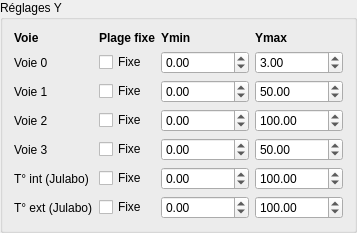
             <widget class="QGroupBox" name="groupYRanges">
              <property name="title">
               <string>Réglages Y</string>
              </property>
              <layout class="QGridLayout" name="gridYRanges">
               <item row="0" column="0">
                <widget class="QLabel" name="lblHdrYVoie">
                 <property name="text">
                  <string>&lt;b&gt;Voie&lt;/b&gt;</string>
                 </property>
                </widget>
               </item>
               <item row="0" column="1">
                <widget class="QLabel" name="lblHdrFixed">
                 <property name="text">
                  <string>&lt;b&gt;Plage fixe&lt;/b&gt;</string>
                 </property>
                </widget>
               </item>
               <item row="0" column="2">
                <widget class="QLabel" name="lblHdrYmin">
                 <property name="text">
                  <string>&lt;b&gt;Ymin&lt;/b&gt;</string>
                 </property>
                </widget>
               </item>
               <item row="0" column="3">
                <widget class="QLabel" name="lblHdrYmax">
                 <property name="text">
                  <string>&lt;b&gt;Ymax&lt;/b&gt;</string>
                 </property>
                </widget>
               </item>
               <item row="1" column="0">
                <widget class="QLabel" name="lblVoie0">
                 <property name="text">
                  <string>Voie 0</string>
                 </property>
                </widget>
               </item>
               <item row="1" column="1">
                <widget class="QCheckBox" name="chkYFix0">
                 <property name="text">
                  <string>Fixe</string>
                 </property>
                </widget>
               </item>
               <item row="1" column="2">
                <widget class="QDoubleSpinBox" name="spinYMin0">
                 <property name="decimals">
                  <number>2</number>
                 </property>
                 <property name="minimum">
                  <double>-1000000.000000000000000</double>
                 </property>
                 <property name="maximum">
                  <double>1000000.000000000000000</double>
                 </property>
                 <property name="value">
                  <double>0.000000000000000</double>
                 </property>
                </widget>
               </item>
               <item row="1" column="3">
                <widget class="QDoubleSpinBox" name="spinYMax0">
                 <property name="decimals">
                  <number>2</number>
                 </property>
                 <property name="minimum">
                  <double>-1000000.000000000000000</double>
                 </property>
                 <property name="maximum">
                  <double>1000000.000000000000000</double>
                 </property>
                 <property name="value">
                  <double>3.000000000000000</double>
                 </property>
                </widget>
               </item>
               <item row="2" column="0">
                <widget class="QLabel" name="lblVoie1">
                 <property name="text">
                  <string>Voie 1</string>
                 </property>
                </widget>
               </item>
               <item row="2" column="1">
                <widget class="QCheckBox" name="chkYFix1">
                 <property name="text">
                  <string>Fixe</string>
                 </property>
                </widget>
               </item>
               <item row="2" column="2">
                <widget class="QDoubleSpinBox" name="spinYMin1">
                 <property name="decimals">
                  <number>2</number>
                 </property>
                 <property name="minimum">
                  <double>-1000000.000000000000000</double>
                 </property>
                 <property name="maximum">
                  <double>1000000.000000000000000</double>
                 </property>
                 <property name="value">
                  <double>0.000000000000000</double>
                 </property>
                </widget>
               </item>
               <item row="2" column="3">
                <widget class="QDoubleSpinBox" name="spinYMax1">
                 <property name="decimals">
                  <number>2</number>
                 </property>
                 <property name="minimum">
                  <double>-1000000.000000000000000</double>
                 </property>
                 <property name="maximum">
                  <double>1000000.000000000000000</double>
                 </property>
                 <property name="value">
                  <double>50.000000000000000</double>
                 </property>
                </widget>
               </item>
               <item row="3" column="0">
                <widget class="QLabel" name="lblVoie2">
                 <property name="text">
                  <string>Voie 2</string>
                 </property>
                </widget>
               </item>
               <item row="3" column="1">
                <widget class="QCheckBox" name="chkYFix2">
                 <property name="text">
                  <string>Fixe</string>
                 </property>
                </widget>
               </item>
               <item row="3" column="2">
                <widget class="QDoubleSpinBox" name="spinYMin2">
                 <property name="decimals">
                  <number>2</number>
                 </property>
                 <property name="minimum">
                  <double>-1000000.000000000000000</double>
                 </property>
                 <property name="maximum">
                  <double>1000000.000000000000000</double>
                 </property>
                 <property name="value">
                  <double>0.000000000000000</double>
                 </property>
                </widget>
               </item>
               <item row="3" column="3">
                <widget class="QDoubleSpinBox" name="spinYMax2">
                 <property name="decimals">
                  <number>2</number>
                 </property>
                 <property name="minimum">
                  <double>-1000000.000000000000000</double>
                 </property>
                 <property name="maximum">
                  <double>1000000.000000000000000</double>
                 </property>
                 <property name="value">
                  <double>100.000000000000000</double>
                 </property>
                </widget>
               </item>
               <item row="4" column="0">
                <widget class="QLabel" name="lblVoie3">
                 <property name="text">
                  <string>Voie 3</string>
                 </property>
                </widget>
               </item>
               <item row="4" column="1">
                <widget class="QCheckBox" name="chkYFix3">
                 <property name="text">
                  <string>Fixe</string>
                 </property>
                </widget>
               </item>
               <item row="4" column="2">
                <widget class="QDoubleSpinBox" name="spinYMin3">
                 <property name="decimals">
                  <number>2</number>
                 </property>
                 <property name="minimum">
                  <double>-1000000.000000000000000</double>
                 </property>
                 <property name="maximum">
                  <double>1000000.000000000000000</double>
                 </property>
                 <property name="value">
                  <double>0.000000000000000</double>
                 </property>
                </widget>
               </item>
               <item row="4" column="3">
                <widget class="QDoubleSpinBox" name="spinYMax3">
                 <property name="decimals">
                  <number>2</number>
                 </property>
                 <property name="minimum">
                  <double>-1000000.000000000000000</double>
                 </property>
                 <property name="maximum">
                  <double>1000000.000000000000000</double>
                 </property>
                 <property name="value">
                  <double>50.000000000000000</double>
                 </property>
                </widget>
               </item>
               <item row="5" column="0">
                <widget class="QLabel" name="lblVoieTint">
                 <property name="text">
                  <string>T° int (Julabo)</string>
                 </property>
                </widget>
               </item>
               <item row="5" column="1">
                <widget class="QCheckBox" name="chkYFixTint">
                 <property name="text">
                  <string>Fixe</string>
                 </property>
                </widget>
               </item>
               <item row="5" column="2">
                <widget class="QDoubleSpinBox" name="spinYMinTint">
                 <property name="decimals">
                  <number>2</number>
                 </property>
                 <property name="minimum">
                  <double>-1000000.000000000000000</double>
                 </property>
                 <property name="maximum">
                  <double>1000000.000000000000000</double>
                 </property>
                 <property name="value">
                  <double>0.000000000000000</double>
                 </property>
                </widget>
               </item>
               <item row="5" column="3">
                <widget class="QDoubleSpinBox" name="spinYMaxTint">
                 <property name="decimals">
                  <number>2</number>
                 </property>
                 <property name="minimum">
                  <double>-1000000.000000000000000</double>
                 </property>
                 <property name="maximum">
                  <double>1000000.000000000000000</double>
                 </property>
                 <property name="value">
                  <double>100.000000000000000</double>
                 </property>
                </widget>
               </item>
               <item row="6" column="0">
                <widget class="QLabel" name="lblVoieText">
                 <property name="text">
                  <string>T° ext (Julabo)</string>
                 </property>
                </widget>
               </item>
               <item row="6" column="1">
                <widget class="QCheckBox" name="chkYFixText">
                 <property name="text">
                  <string>Fixe</string>
                 </property>
                </widget>
               </item>
               <item row="6" column="2">
                <widget class="QDoubleSpinBox" name="spinYMinText">
                 <property name="decimals">
                  <number>2</number>
                 </property>
                 <property name="minimum">
                  <double>-1000000.000000000000000</double>
                 </property>
                 <property name="maximum">
                  <double>1000000.000000000000000</double>
                 </property>
                 <property name="value">
                  <double>0.000000000000000</double>
                 </property>
                </widget>
               </item>
               <item row="6" column="3">
                <widget class="QDoubleSpinBox" name="spinYMaxText">
                 <property name="decimals">
                  <number>2</number>
                 </property>
                 <property name="minimum">
                  <double>-1000000.000000000000000</double>
                 </property>
                 <property name="maximum">
                  <double>1000000.000000000000000</double>
                 </property>
                 <property name="value">
                  <double>100.000000000000000</double>
                 </property>
                </widget>
               </item>
              </layout>
             </widget>
